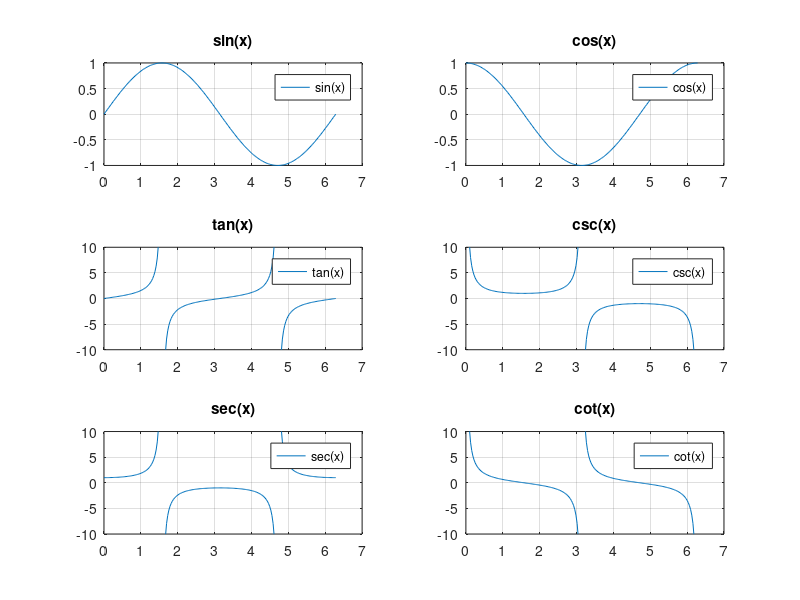

MATLAB code to generate this figure:
x = 0:pi/100:2*pi;

subplot(3,2,1);
plot(x, sin(x));
legend('sin(x)');
title('sin(x)');
grid on;

subplot(3,2,2);
plot(x, cos(x));
legend('cos(x)');
title('cos(x)');
grid on;

% tan(x), mask where cos(x) is near 0
a = tan(x);
a(abs(cos(x)) < 0.01) = NaN;
subplot(3,2,3);
plot(x, a);
legend('tan(x)');
title('tan(x)');
ylim([-10 10]);
grid on;

% csc(x), mask where sin(x) is near 0
b = 1 ./ sin(x);
b(abs(sin(x)) < 0.01) = NaN;
subplot(3,2,4);
plot(x, b);
legend('csc(x)');
title('csc(x)');
ylim([-10 10]);
grid on;

% sec(x), mask where cos(x) is near 0
c = 1 ./ cos(x);
c(abs(cos(x)) < 0.01) = NaN;
subplot(3,2,5);
plot(x, c);
legend('sec(x)');
title('sec(x)');
ylim([-10 10]);
grid on;

% cot(x), mask where sin(x) is near 0
d = cot(x);
d(abs(sin(x)) < 0.01) = NaN;
subplot(3,2,6);
plot(x, d);
legend('cot(x)');
title('cot(x)');
ylim([-10 10]);
grid on;

